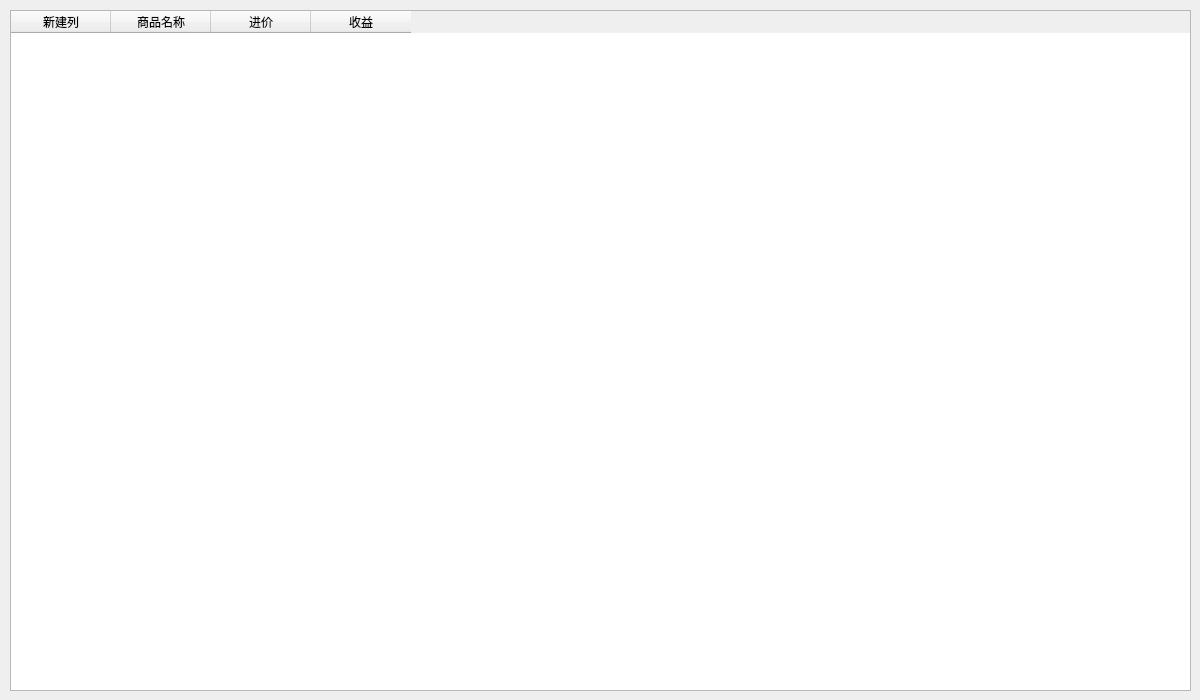
<?xml version="1.0" encoding="UTF-8"?>
<ui version="4.0">
 <class>Profit</class>
 <widget class="QDialog" name="Profit">
  <property name="geometry">
   <rect>
    <x>0</x>
    <y>0</y>
    <width>1200</width>
    <height>700</height>
   </rect>
  </property>
  <property name="windowTitle">
   <string>Dialog</string>
  </property>
  <widget class="QTableWidget" name="profitTable">
   <property name="geometry">
    <rect>
     <x>10</x>
     <y>10</y>
     <width>1181</width>
     <height>681</height>
    </rect>
   </property>
   <column>
    <property name="text">
     <string>新建列</string>
    </property>
   </column>
   <column>
    <property name="text">
     <string>商品名称</string>
    </property>
   </column>
   <column>
    <property name="text">
     <string>进价</string>
    </property>
   </column>
   <column>
    <property name="text">
     <string>收益</string>
    </property>
   </column>
  </widget>
 </widget>
 <resources/>
 <connections/>
</ui>
